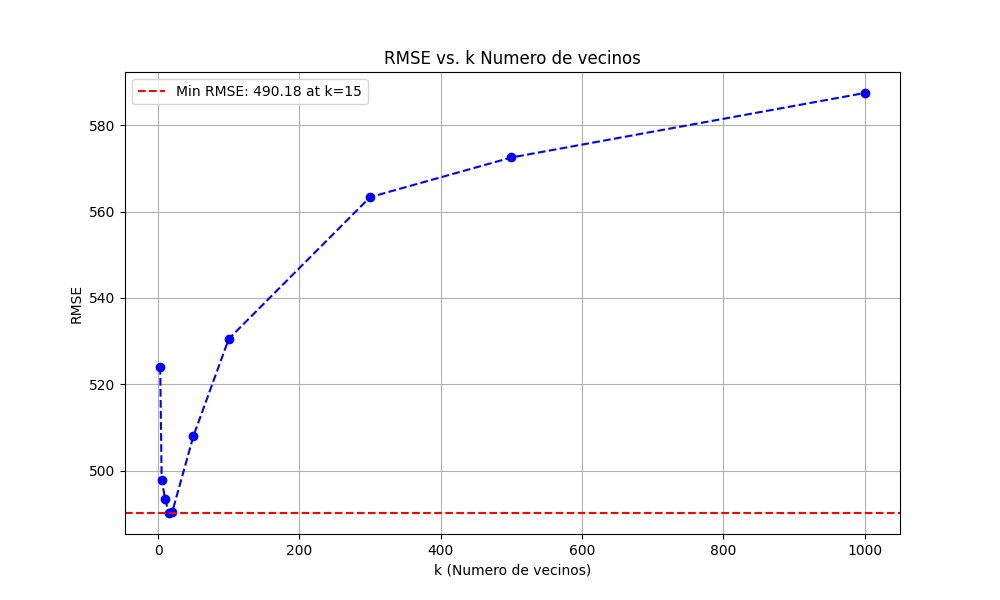

Source code (Python):

#%%
import os
import numpy as np
import pandas as pd
import seaborn as sns
import matplotlib.pyplot as plt
from sklearn.model_selection import train_test_split
from sklearn.neighbors import KNeighborsRegressor
from sklearn.metrics import mean_squared_error
import warnings
warnings.filterwarnings('ignore')

# %%
#Data Load y codificador para caracteres especiales
df = pd.read_csv("SeoulBikeData.csv", encoding='unicode_escape')


#%%
#Selección de variables y asignación de columnas
X = df[['Temperature(°C)', 'Humidity(%)', 'Wind speed (m/s)', 
        'Visibility (10m)']]
y = df['Rented Bike Count']

#%%
#División de datos en entrenamiento y prueba
X_train, X_test, y_train, y_test = train_test_split(
    X, y, test_size=0.2, random_state=42
    )

#%%
#Definir valores de k-vecinos a evaluar
k_values = [3, 5, 10, 15, 20, 50, 100, 300, 500, 1000]
rmse_values = []

#Bucle para entrenar y evaluar el modelo KNN con diferentes valores de k
for k in k_values:
    knn = KNeighborsRegressor(n_neighbors=k)
    knn.fit(X_train, y_train)
    y_pred = knn.predict(X_test)
    rmse = np.sqrt(mean_squared_error(y_test, y_pred))
    rmse_values.append(rmse)
    print(f'k={k}, RMSE={rmse:.2f}')

#%%
#Visualización de RMSE para diferentes valores de k
min_rmse = min(rmse_values)
best_k = k_values[rmse_values.index(min_rmse)]

plt.figure(figsize=(10, 6))
plt.plot(k_values, rmse_values, marker='o', linestyle='--', color='b')
plt.axhline(y=min_rmse, color='r', linestyle='--', 
    label=f'Min RMSE: {min_rmse:.2f} at k={best_k}')

plt.title('RMSE vs. k Numero de vecinos')
plt.xlabel('k (Numero de vecinos)')
plt.ylabel('RMSE')
plt.legend()
plt.grid(True)

#Guardar la figura
plt.savefig('error_knn_weather.png')
print(f'Figura guardada como error_knn_weather.png')
print(f'Error minimo RMSE: {min_rmse:.2f} obtenido con k={best_k}')
plt.show()
